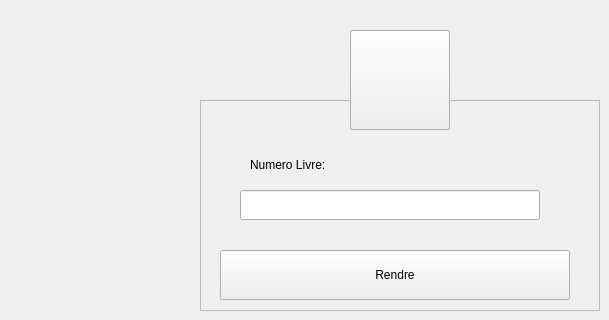
      <widget class="QWidget" name="pageSupprimerPret">
       <widget class="QPushButton" name="pret_3">
        <property name="geometry">
         <rect>
          <x>350</x>
          <y>30</y>
          <width>100</width>
          <height>100</height>
         </rect>
        </property>
        <property name="text">
         <string/>
        </property>
        <property name="icon">
         <iconset resource="sourceimage.qrc">
          <normaloff>:/images/copywriting.png</normaloff>:/images/copywriting.png</iconset>
        </property>
        <property name="iconSize">
         <size>
          <width>70</width>
          <height>70</height>
         </size>
        </property>
       </widget>
       <widget class="QFrame" name="frame_11">
        <property name="geometry">
         <rect>
          <x>200</x>
          <y>100</y>
          <width>400</width>
          <height>211</height>
         </rect>
        </property>
        <property name="frameShape">
         <enum>QFrame::StyledPanel</enum>
        </property>
        <property name="frameShadow">
         <enum>QFrame::Raised</enum>
        </property>
        <widget class="QLabel" name="numeroLivrePret_5">
         <property name="geometry">
          <rect>
           <x>50</x>
           <y>40</y>
           <width>250</width>
           <height>50</height>
          </rect>
         </property>
         <property name="styleSheet">
          <string notr="true"/>
         </property>
         <property name="text">
          <string>Numero Livre:</string>
         </property>
        </widget>
        <widget class="QLineEdit" name="numeroLivrePretSupprimer">
         <property name="geometry">
          <rect>
           <x>40</x>
           <y>90</y>
           <width>300</width>
           <height>30</height>
          </rect>
         </property>
         <property name="styleSheet">
          <string notr="true">font: 10pt &quot;MS Shell Dlg 2&quot;;
color:rgb(255, 255, 255);</string>
         </property>
        </widget>
        <widget class="QPushButton" name="supprimerPret">
         <property name="geometry">
          <rect>
           <x>20</x>
           <y>150</y>
           <width>350</width>
           <height>50</height>
          </rect>
         </property>
         <property name="text">
          <string>Rendre</string>
         </property>
        </widget>
       </widget>
       <zorder>frame_11</zorder>
       <zorder>pret_3</zorder>
      </widget>
